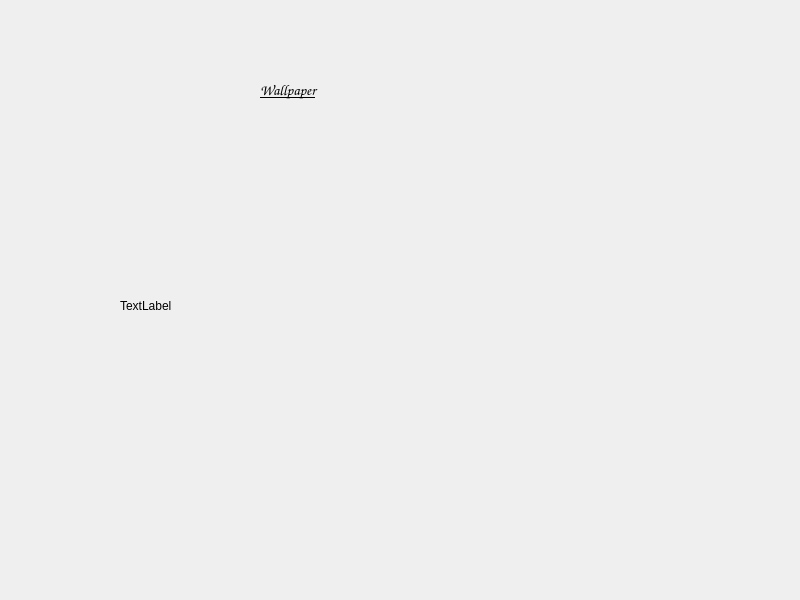
<?xml version="1.0" encoding="UTF-8"?>
<ui version="4.0">
 <class>Widget</class>
 <widget class="QWidget" name="Widget">
  <property name="geometry">
   <rect>
    <x>0</x>
    <y>0</y>
    <width>800</width>
    <height>600</height>
   </rect>
  </property>
  <property name="windowTitle">
   <string>Widget</string>
  </property>
  <widget class="QLabel" name="label">
   <property name="geometry">
    <rect>
     <x>260</x>
     <y>80</y>
     <width>101</width>
     <height>20</height>
    </rect>
   </property>
   <property name="font">
    <font>
     <family>Comic Sans MS</family>
     <pointsize>11</pointsize>
     <bold>true</bold>
     <underline>true</underline>
    </font>
   </property>
   <property name="text">
    <string>Wallpaper</string>
   </property>
  </widget>
  <widget class="QLabel" name="imageLabel">
   <property name="geometry">
    <rect>
     <x>120</x>
     <y>130</y>
     <width>541</width>
     <height>351</height>
    </rect>
   </property>
   <property name="text">
    <string>TextLabel</string>
   </property>
   <property name="scaledContents">
    <bool>false</bool>
   </property>
  </widget>
 </widget>
 <resources/>
 <connections/>
</ui>
